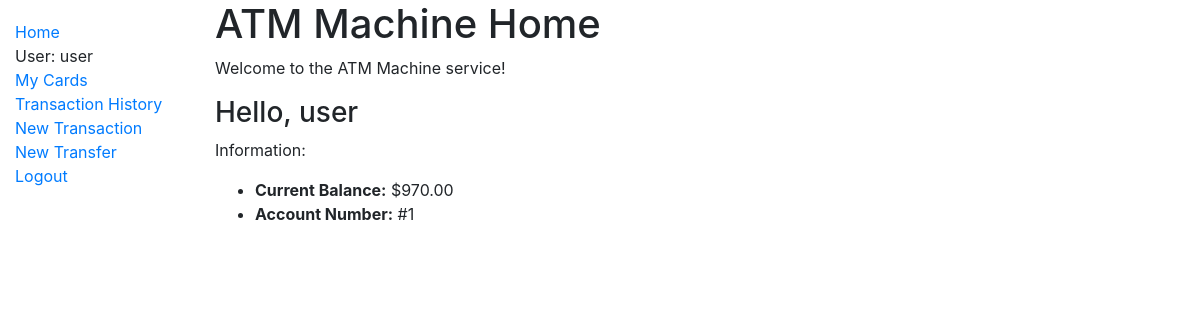
The app's page /user/ (signed in), older data.
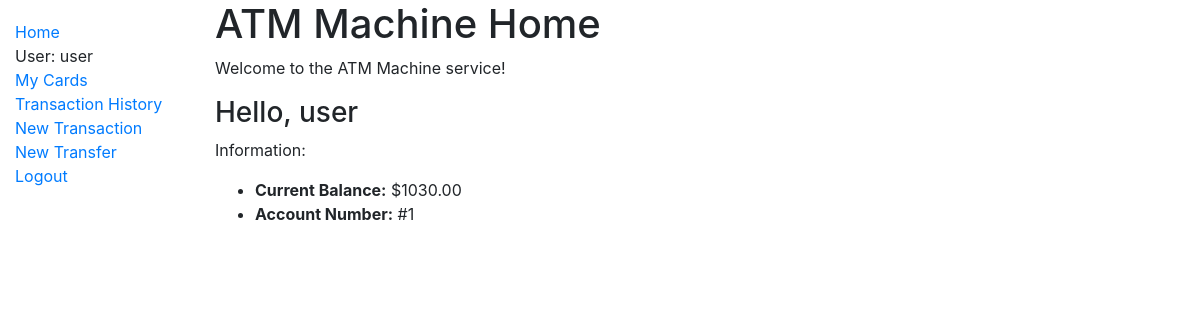
The same page, newer data.
### user/models.py (models this page shows, shortened)
class Customer(models.Model):
    user = models.OneToOneField(User, null=True, blank=True, on_delete=models.CASCADE,
                                help_text="The user's login name.", unique=True)
    pin_regex = RegexValidator(regex=r'^\d{1,10}$',
                               message="PIN number must be 4 digits.")
    pin_number = models.CharField(max_length=4, validators=[pin_regex],
                                  help_text="A four digit PIN number.", blank=False, )
    address = models.CharField(max_length=300, help_text="User's address.", blank=False)
    balance = models.DecimalField(default=0, help_text="User's balance.", blank=False,
                                  decimal_places=2, max_digits=12, validators=[MinValueValidator(Decimal('0'))],)
    phone_regex = RegexValidator(regex=r'^\+?1?\d{9,15}$',
                                 message="Phone number must be entered in the format: "
                                         "'+999999999'. Up to 15 digits allowed.")
    phone_number = models.CharField(validators=[phone_regex], max_length=17, blank=False,
                                    help_text="The user's phone number.")

### user/views.py (the view)
# urls.py: path('', views.index, name='index'),
def index(request):
    if request.user.is_authenticated:
        username = request.user.username
        balance = request.user.customer.balance
        current_id = request.user.customer.id
    else:
        username = "not logged in"
        balance = None
        current_id = None
    context = {'username': username, 'balance': balance, 'id': current_id}
    return render(request, 'index.html', context)

### user/templates/index.html
{% extends "base_generic.html" %}
{% block content %}
  <h1>ATM Machine Home</h1>
  <p>Welcome to the ATM Machine service!</p>
  <h3>Hello, {{ username }}</h3>
  <p>Information:</p>
  <ul>
    <li><strong>Current Balance:</strong> ${{ balance }}</li>
    <li><strong>Account Number:</strong> #{{ id }}</li>
  </ul>
{% endblock %}

Row changes from the older to the newer data that the page shows:
changed Customer: balance "970.00" → "1030.00"
